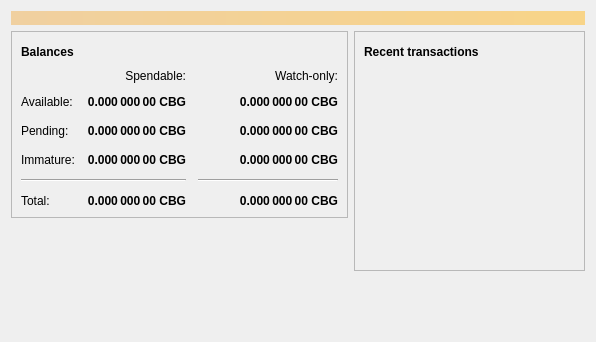
<?xml version="1.0" encoding="UTF-8"?>
<ui version="4.0">
 <class>OverviewPage</class>
 <widget class="QWidget" name="OverviewPage">
  <property name="geometry">
   <rect>
    <x>0</x>
    <y>0</y>
    <width>596</width>
    <height>342</height>
   </rect>
  </property>
  <property name="windowTitle">
   <string>Form</string>
  </property>
  <layout class="QVBoxLayout" name="topLayout">
   <item>
    <widget class="QLabel" name="labelAlerts">
     <property name="visible">
      <bool>false</bool>
     </property>
     <property name="styleSheet">
      <string notr="true">QLabel { background-color: qlineargradient(x1: 0, y1: 0, x2: 1, y2: 0, stop:0 #F0D0A0, stop:1 #F8D488); color:#000000; }</string>
     </property>
     <property name="wordWrap">
      <bool>true</bool>
     </property>
     <property name="margin">
      <number>3</number>
     </property>
     <property name="textInteractionFlags">
      <set>Qt::TextSelectableByMouse</set>
     </property>
    </widget>
   </item>
   <item>
    <layout class="QHBoxLayout" name="horizontalLayout" stretch="1,1">
     <item>
      <layout class="QVBoxLayout" name="verticalLayout_2">
       <item>
        <widget class="QFrame" name="frame">
         <property name="frameShape">
          <enum>QFrame::StyledPanel</enum>
         </property>
         <property name="frameShadow">
          <enum>QFrame::Raised</enum>
         </property>
         <layout class="QVBoxLayout" name="verticalLayout_4">
          <item>
           <layout class="QHBoxLayout" name="horizontalLayout_4">
            <item>
             <widget class="QLabel" name="label_5">
              <property name="font">
               <font>
                <weight>75</weight>
                <bold>true</bold>
               </font>
              </property>
              <property name="text">
               <string>Balances</string>
              </property>
             </widget>
            </item>
            <item>
             <widget class="QPushButton" name="labelWalletStatus">
              <property name="enabled">
               <bool>true</bool>
              </property>
              <property name="maximumSize">
               <size>
                <width>30</width>
                <height>16777215</height>
               </size>
              </property>
              <property name="toolTip">
               <string>The displayed information may be out of date. Your wallet automatically synchronizes with the CryptoBugCoin network after a connection is established, but this process has not completed yet.</string>
              </property>
              <property name="text">
               <string/>
              </property>
              <property name="icon">
               <iconset resource="../bitcoin.qrc">
                <normaloff>:/icons/warning</normaloff>
                <disabledoff>:/icons/warning</disabledoff>:/icons/warning</iconset>
              </property>
              <property name="iconSize">
               <size>
                <width>24</width>
                <height>24</height>
               </size>
              </property>
              <property name="flat">
               <bool>true</bool>
              </property>
             </widget>
            </item>
            <item>
             <spacer name="horizontalSpacer_3">
              <property name="orientation">
               <enum>Qt::Horizontal</enum>
              </property>
              <property name="sizeHint" stdset="0">
               <size>
                <width>40</width>
                <height>20</height>
               </size>
              </property>
             </spacer>
            </item>
           </layout>
          </item>
          <item>
           <layout class="QGridLayout" name="gridLayout">
            <property name="spacing">
             <number>12</number>
            </property>
            <item row="2" column="2">
             <widget class="QLabel" name="labelWatchPending">
              <property name="font">
               <font>
                <weight>75</weight>
                <bold>true</bold>
               </font>
              </property>
              <property name="cursor">
               <cursorShape>IBeamCursor</cursorShape>
              </property>
              <property name="toolTip">
               <string>Unconfirmed transactions to watch-only addresses</string>
              </property>
              <property name="text">
               <string notr="true">0.000 000 00 CBG</string>
              </property>
              <property name="alignment">
               <set>Qt::AlignRight|Qt::AlignTrailing|Qt::AlignVCenter</set>
              </property>
              <property name="textInteractionFlags">
               <set>Qt::LinksAccessibleByMouse|Qt::TextSelectableByKeyboard|Qt::TextSelectableByMouse</set>
              </property>
             </widget>
            </item>
            <item row="2" column="1">
             <widget class="QLabel" name="labelUnconfirmed">
              <property name="font">
               <font>
                <weight>75</weight>
                <bold>true</bold>
               </font>
              </property>
              <property name="cursor">
               <cursorShape>IBeamCursor</cursorShape>
              </property>
              <property name="toolTip">
               <string>Total of transactions that have yet to be confirmed, and do not yet count toward the spendable balance</string>
              </property>
              <property name="text">
               <string notr="true">0.000 000 00 CBG</string>
              </property>
              <property name="alignment">
               <set>Qt::AlignRight|Qt::AlignTrailing|Qt::AlignVCenter</set>
              </property>
              <property name="textInteractionFlags">
               <set>Qt::LinksAccessibleByMouse|Qt::TextSelectableByKeyboard|Qt::TextSelectableByMouse</set>
              </property>
             </widget>
            </item>
            <item row="3" column="2">
             <widget class="QLabel" name="labelWatchImmature">
              <property name="font">
               <font>
                <weight>75</weight>
                <bold>true</bold>
               </font>
              </property>
              <property name="cursor">
               <cursorShape>IBeamCursor</cursorShape>
              </property>
              <property name="toolTip">
               <string>Mined balance in watch-only addresses that has not yet matured</string>
              </property>
              <property name="text">
               <string notr="true">0.000 000 00 CBG</string>
              </property>
              <property name="alignment">
               <set>Qt::AlignRight|Qt::AlignTrailing|Qt::AlignVCenter</set>
              </property>
              <property name="textInteractionFlags">
               <set>Qt::LinksAccessibleByMouse|Qt::TextSelectableByKeyboard|Qt::TextSelectableByMouse</set>
              </property>
             </widget>
            </item>
            <item row="4" column="0" colspan="2">
             <widget class="Line" name="line">
              <property name="orientation">
               <enum>Qt::Horizontal</enum>
              </property>
             </widget>
            </item>
            <item row="4" column="2">
             <widget class="Line" name="lineWatchBalance">
              <property name="sizePolicy">
               <sizepolicy hsizetype="Preferred" vsizetype="Fixed">
                <horstretch>0</horstretch>
                <verstretch>0</verstretch>
               </sizepolicy>
              </property>
              <property name="minimumSize">
               <size>
                <width>140</width>
                <height>0</height>
               </size>
              </property>
              <property name="orientation">
               <enum>Qt::Horizontal</enum>
              </property>
             </widget>
            </item>
            <item row="5" column="0">
             <widget class="QLabel" name="labelTotalText">
              <property name="text">
               <string>Total:</string>
              </property>
             </widget>
            </item>
            <item row="3" column="1">
             <widget class="QLabel" name="labelImmature">
              <property name="font">
               <font>
                <weight>75</weight>
                <bold>true</bold>
               </font>
              </property>
              <property name="cursor">
               <cursorShape>IBeamCursor</cursorShape>
              </property>
              <property name="toolTip">
               <string>Mined balance that has not yet matured</string>
              </property>
              <property name="text">
               <string notr="true">0.000 000 00 CBG</string>
              </property>
              <property name="alignment">
               <set>Qt::AlignRight|Qt::AlignTrailing|Qt::AlignVCenter</set>
              </property>
              <property name="textInteractionFlags">
               <set>Qt::LinksAccessibleByMouse|Qt::TextSelectableByKeyboard|Qt::TextSelectableByMouse</set>
              </property>
             </widget>
            </item>
            <item row="2" column="3">
             <spacer name="horizontalSpacer_2">
              <property name="orientation">
               <enum>Qt::Horizontal</enum>
              </property>
              <property name="sizeHint" stdset="0">
               <size>
                <width>40</width>
                <height>20</height>
               </size>
              </property>
             </spacer>
            </item>
            <item row="3" column="0">
             <widget class="QLabel" name="labelImmatureText">
              <property name="text">
               <string>Immature:</string>
              </property>
             </widget>
            </item>
            <item row="5" column="1">
             <widget class="QLabel" name="labelTotal">
              <property name="font">
               <font>
                <weight>75</weight>
                <bold>true</bold>
               </font>
              </property>
              <property name="cursor">
               <cursorShape>IBeamCursor</cursorShape>
              </property>
              <property name="toolTip">
               <string>Your current total balance</string>
              </property>
              <property name="text">
               <string notr="true">0.000 000 00 CBG</string>
              </property>
              <property name="alignment">
               <set>Qt::AlignRight|Qt::AlignTrailing|Qt::AlignVCenter</set>
              </property>
              <property name="textInteractionFlags">
               <set>Qt::LinksAccessibleByMouse|Qt::TextSelectableByKeyboard|Qt::TextSelectableByMouse</set>
              </property>
             </widget>
            </item>
            <item row="5" column="2">
             <widget class="QLabel" name="labelWatchTotal">
              <property name="font">
               <font>
                <weight>75</weight>
                <bold>true</bold>
               </font>
              </property>
              <property name="cursor">
               <cursorShape>IBeamCursor</cursorShape>
              </property>
              <property name="toolTip">
               <string>Current total balance in watch-only addresses</string>
              </property>
              <property name="text">
               <string notr="true">0.000 000 00 CBG</string>
              </property>
              <property name="alignment">
               <set>Qt::AlignRight|Qt::AlignTrailing|Qt::AlignVCenter</set>
              </property>
              <property name="textInteractionFlags">
               <set>Qt::LinksAccessibleByMouse|Qt::TextSelectableByKeyboard|Qt::TextSelectableByMouse</set>
              </property>
             </widget>
            </item>
            <item row="0" column="2">
             <widget class="QLabel" name="labelWatchonly">
              <property name="text">
               <string>Watch-only:</string>
              </property>
              <property name="alignment">
               <set>Qt::AlignRight|Qt::AlignTrailing|Qt::AlignVCenter</set>
              </property>
             </widget>
            </item>
            <item row="1" column="0">
             <widget class="QLabel" name="labelBalanceText">
              <property name="text">
               <string>Available:</string>
              </property>
             </widget>
            </item>
            <item row="1" column="1">
             <widget class="QLabel" name="labelBalance">
              <property name="font">
               <font>
                <weight>75</weight>
                <bold>true</bold>
               </font>
              </property>
              <property name="cursor">
               <cursorShape>IBeamCursor</cursorShape>
              </property>
              <property name="toolTip">
               <string>Your current spendable balance</string>
              </property>
              <property name="text">
               <string notr="true">0.000 000 00 CBG</string>
              </property>
              <property name="alignment">
               <set>Qt::AlignRight|Qt::AlignTrailing|Qt::AlignVCenter</set>
              </property>
              <property name="textInteractionFlags">
               <set>Qt::LinksAccessibleByMouse|Qt::TextSelectableByKeyboard|Qt::TextSelectableByMouse</set>
              </property>
             </widget>
            </item>
            <item row="1" column="2">
             <widget class="QLabel" name="labelWatchAvailable">
              <property name="font">
               <font>
                <weight>75</weight>
                <bold>true</bold>
               </font>
              </property>
              <property name="cursor">
               <cursorShape>IBeamCursor</cursorShape>
              </property>
              <property name="toolTip">
               <string>Your current balance in watch-only addresses</string>
              </property>
              <property name="text">
               <string notr="true">0.000 000 00 CBG</string>
              </property>
              <property name="alignment">
               <set>Qt::AlignRight|Qt::AlignTrailing|Qt::AlignVCenter</set>
              </property>
              <property name="textInteractionFlags">
               <set>Qt::LinksAccessibleByMouse|Qt::TextSelectableByKeyboard|Qt::TextSelectableByMouse</set>
              </property>
             </widget>
            </item>
            <item row="2" column="0">
             <widget class="QLabel" name="labelPendingText">
              <property name="text">
               <string>Pending:</string>
              </property>
             </widget>
            </item>
            <item row="0" column="1">
             <widget class="QLabel" name="labelSpendable">
              <property name="text">
               <string>Spendable:</string>
              </property>
              <property name="alignment">
               <set>Qt::AlignRight|Qt::AlignTrailing|Qt::AlignVCenter</set>
              </property>
             </widget>
            </item>
           </layout>
          </item>
         </layout>
        </widget>
       </item>
       <item>
        <spacer name="verticalSpacer">
         <property name="orientation">
          <enum>Qt::Vertical</enum>
         </property>
         <property name="sizeHint" stdset="0">
          <size>
           <width>20</width>
           <height>40</height>
          </size>
         </property>
        </spacer>
       </item>
      </layout>
     </item>
     <item>
      <layout class="QVBoxLayout" name="verticalLayout_3">
       <item>
        <widget class="QFrame" name="frame_2">
         <property name="frameShape">
          <enum>QFrame::StyledPanel</enum>
         </property>
         <property name="frameShadow">
          <enum>QFrame::Raised</enum>
         </property>
         <layout class="QVBoxLayout" name="verticalLayout">
          <item>
           <layout class="QHBoxLayout" name="horizontalLayout_2">
            <item>
             <widget class="QLabel" name="label_4">
              <property name="font">
               <font>
                <weight>75</weight>
                <bold>true</bold>
               </font>
              </property>
              <property name="text">
               <string>Recent transactions</string>
              </property>
             </widget>
            </item>
            <item>
             <widget class="QPushButton" name="labelTransactionsStatus">
              <property name="enabled">
               <bool>true</bool>
              </property>
              <property name="maximumSize">
               <size>
                <width>30</width>
                <height>16777215</height>
               </size>
              </property>
              <property name="toolTip">
               <string>The displayed information may be out of date. Your wallet automatically synchronizes with the CryptoBugCoin network after a connection is established, but this process has not completed yet.</string>
              </property>
              <property name="text">
               <string/>
              </property>
              <property name="icon">
               <iconset resource="../bitcoin.qrc">
                <normaloff>:/icons/warning</normaloff>
                <disabledoff>:/icons/warning</disabledoff>:/icons/warning</iconset>
              </property>
              <property name="iconSize">
               <size>
                <width>24</width>
                <height>24</height>
               </size>
              </property>
              <property name="flat">
               <bool>true</bool>
              </property>
             </widget>
            </item>
            <item>
             <spacer name="horizontalSpacer">
              <property name="orientation">
               <enum>Qt::Horizontal</enum>
              </property>
              <property name="sizeHint" stdset="0">
               <size>
                <width>40</width>
                <height>20</height>
               </size>
              </property>
             </spacer>
            </item>
           </layout>
          </item>
          <item>
           <widget class="QListView" name="listTransactions">
            <property name="styleSheet">
             <string notr="true">QListView { background: transparent; }</string>
            </property>
            <property name="frameShape">
             <enum>QFrame::NoFrame</enum>
            </property>
            <property name="verticalScrollBarPolicy">
             <enum>Qt::ScrollBarAlwaysOff</enum>
            </property>
            <property name="horizontalScrollBarPolicy">
             <enum>Qt::ScrollBarAlwaysOff</enum>
            </property>
            <property name="selectionMode">
             <enum>QAbstractItemView::NoSelection</enum>
            </property>
           </widget>
          </item>
         </layout>
        </widget>
       </item>
       <item>
        <spacer name="verticalSpacer_2">
         <property name="orientation">
          <enum>Qt::Vertical</enum>
         </property>
         <property name="sizeHint" stdset="0">
          <size>
           <width>20</width>
           <height>40</height>
          </size>
         </property>
        </spacer>
       </item>
      </layout>
     </item>
    </layout>
   </item>
  </layout>
 </widget>
 <resources/>
 <connections/>
</ui>
